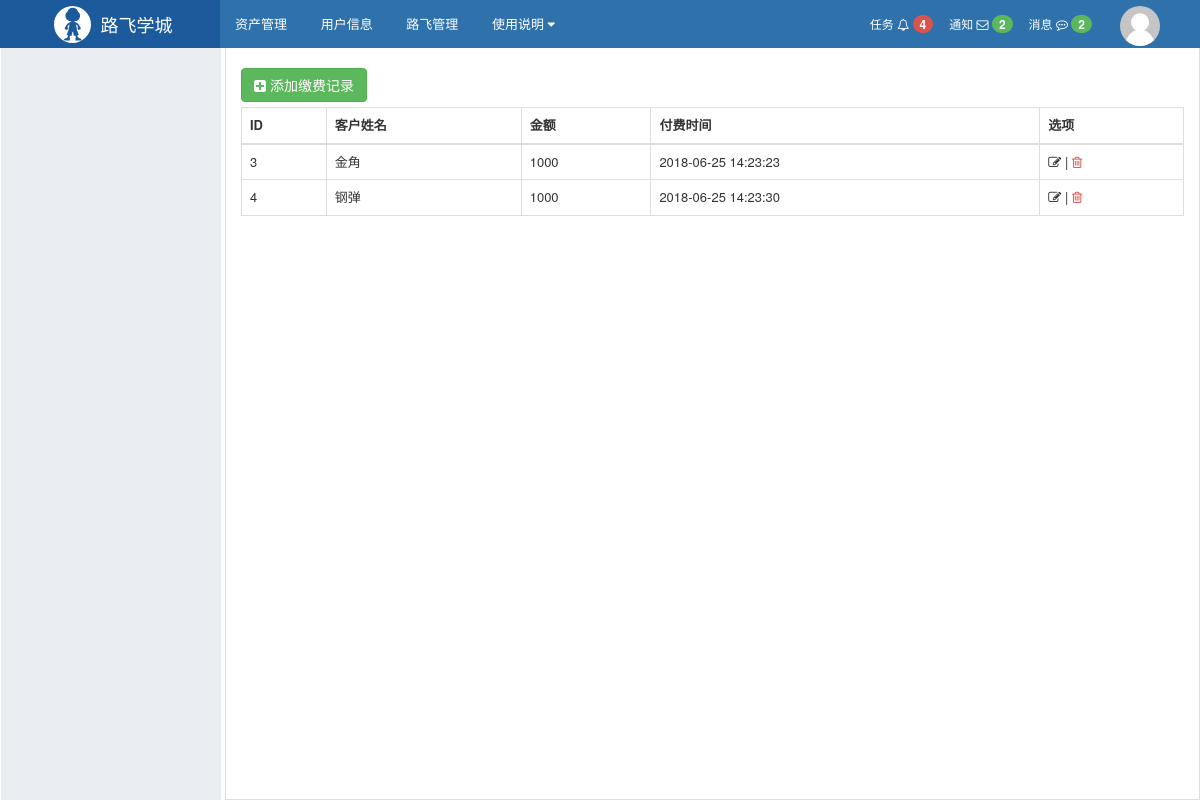
The app's page /payment/list/ with its own data.
### web/models.py (models this page shows, shortened)
class Payment(models.Model):
    customer = models.ForeignKey(verbose_name='关联客户', to='Customer')
    money = models.IntegerField(verbose_name='付费金额')
    create_time = models.DateTimeField(verbose_name='付费时间', auto_now_add=True)

class Customer(models.Model):
    name = models.CharField(verbose_name='姓名', max_length=32)
    age = models.CharField(verbose_name='年龄', max_length=32)
    email = models.EmailField(verbose_name='邮箱', max_length=32)
    company = models.CharField(verbose_name='公司', max_length=32)

### web/views/payment.py (the view)
# urls.py: url(r'^payment/list/$', payment.payment_list, name='payment_list'),
def payment_list(request):
    data_list = models.Payment.objects.all()
    return render(request, 'payment_list.html', {'data_list': data_list})

### web/templates/payment_list.html
{% extends 'layout.html' %}
{% block content %}
    <div class="luffy-container">
        <div style="margin: 5px 0;">
            <a class="btn btn-success" href="/payment/add/">
                <i class="fa fa-plus-square" aria-hidden="true"></i> 添加缴费记录
            </a>
        </div>
        <table class="table table-bordered table-hover">
            <thead>
            <tr>
                <th>ID</th>
                <th>客户姓名</th>
                <th>金额</th>
                <th>付费时间</th>
                <th>选项</th>
            </tr>
            </thead>
            <tbody>
            {% for row in data_list %}
                <tr>
                    <td>{{ row.id }}</td>
                    <td>{{ row.customer.name }}</td>
                    <td>{{ row.money }}</td>
                    <td>{{ row.create_time|date:"Y-m-d H:i:s" }}</td>
                    <td>
                        <a style="color: #333333;" href="/payment/edit/{{ row.id }}/">
                            <i class="fa fa-edit" aria-hidden="true"></i></a>
                        |
                        <a style="color: #d9534f;" href="/payment/del/{{ row.id }}/"><i class="fa fa-trash-o"></i></a>
                    </td>
                </tr>
            {% endfor %}
            </tbody>
        </table>
    </div>
{% endblock %}

### web/static/css/commons.css (style rules this page uses)
body { margin: 0; }

### web/templates/layout.html (style rules this page uses)
body { margin: 0; }
.luffy-container { padding: 15px; }

### records on screen
Payment: id "3", customer.name "金角", money "1000", create_time "2018-06-25 14:23:23"
Payment: id "4", customer.name "钢弹", money "1000", create_time "2018-06-25 14:23:30"
